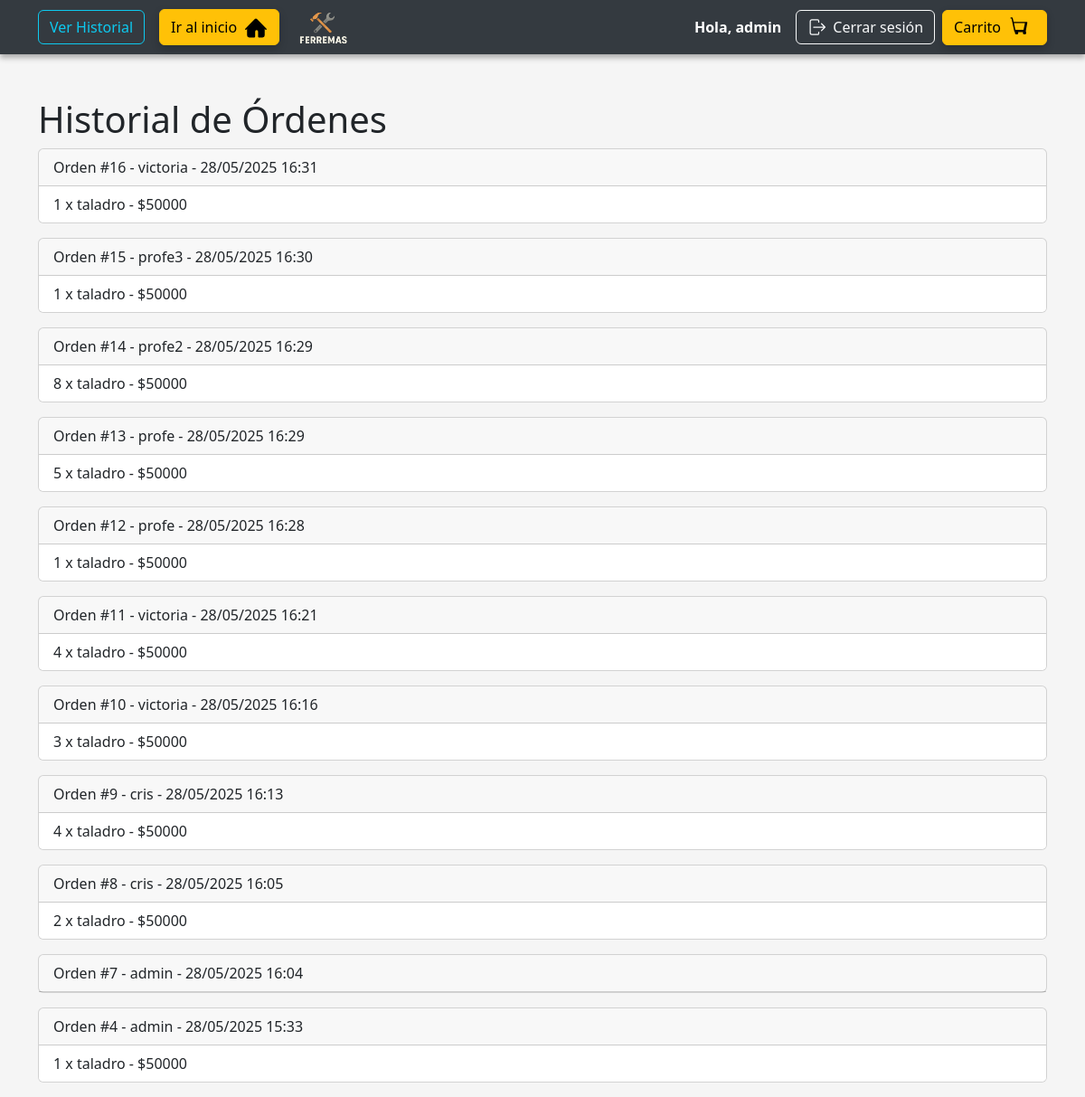
Before: /historial/ (signed in) with the older database file.
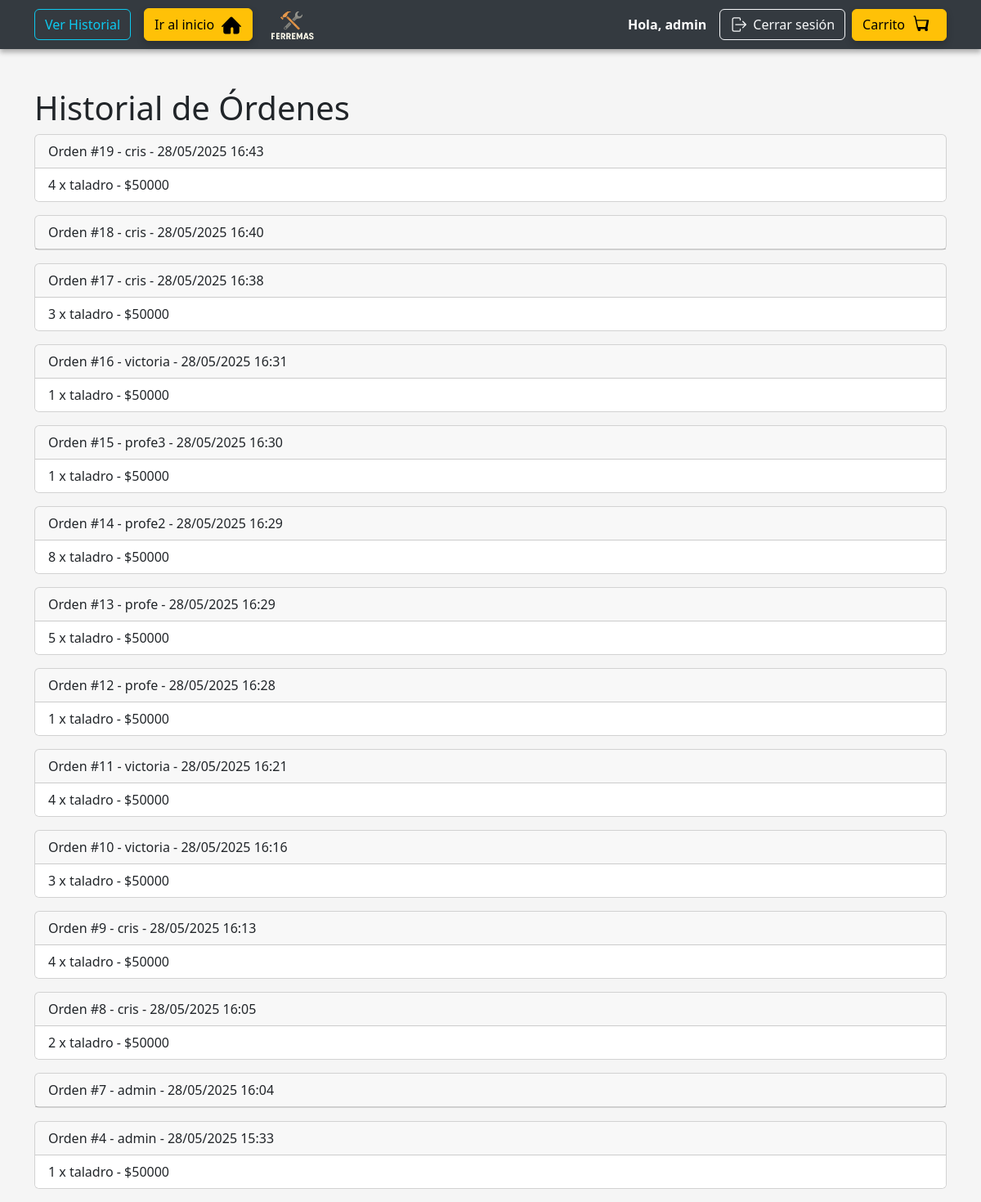
After: the same page with the newer database file.
### miapp/models.py (models this page shows, shortened)
class Orden(models.Model):
    usuario = models.ForeignKey(User, on_delete=models.CASCADE)
    fecha = models.DateTimeField(auto_now_add=True)

class ItemOrden(models.Model):
    orden = models.ForeignKey(Orden, on_delete=models.CASCADE, related_name='items')
    producto = models.ForeignKey(Producto, on_delete=models.SET_NULL, null=True)
    cantidad = models.PositiveIntegerField()

class Producto(models.Model):
    nombre = models.CharField(max_length=100)
    descripcion = models.TextField(blank=True)
    precio = models.IntegerField()
    stock = models.IntegerField(default=0)

### miapp/views.py (the view)
# urls.py: path('historial/', views.historial_admin, name='historial_admin'),
@never_cache
@staff_member_required
def historial_admin(request):
    ordenes = Orden.objects.all().order_by('-fecha')
    return render(request, 'miapp/historial_admin.html', {'ordenes': ordenes})

### miapp/templates/miapp/historial_admin.html (shortened to what this page needs)
{% extends 'miapp/base.html' %}
{% block content %}
<h1>Historial de Órdenes</h1>
{% if ordenes %}
    {% for orden in ordenes %}
        <div class="card mb-3">
            <div class="card-header">
                Orden #{{ orden.id }} - {{ orden.usuario.username }} - {{ orden.fecha|date:"d/m/Y H:i" }}
            </div>
            <ul class="list-group list-group-flush">
                {% for item in orden.items.all %}
                    <li class="list-group-item">
                        {{ item.cantidad }} x {{ item.producto.nombre }} - ${{ item.producto.precio }}
                    </li>
                {% endfor %}
            </ul>
        </div>
    {% endfor %}
{% else %}
    <p>No hay órdenes aún.</p>
{% endif %}
{% endblock %}

Changed rows visible on the page:
added Orden: id "19", usuario.username "cris", fecha "28/05/2025 16:43"
added ItemOrden: cantidad "4", producto.nombre "taladro", producto.precio "50000", shown under "19"
added Orden: id "18", usuario.username "cris", fecha "28/05/2025 16:40"
added Orden: id "17", usuario.username "cris", fecha "28/05/2025 16:38"
added ItemOrden: cantidad "3", producto.nombre "taladro", producto.precio "50000", shown under "17"
